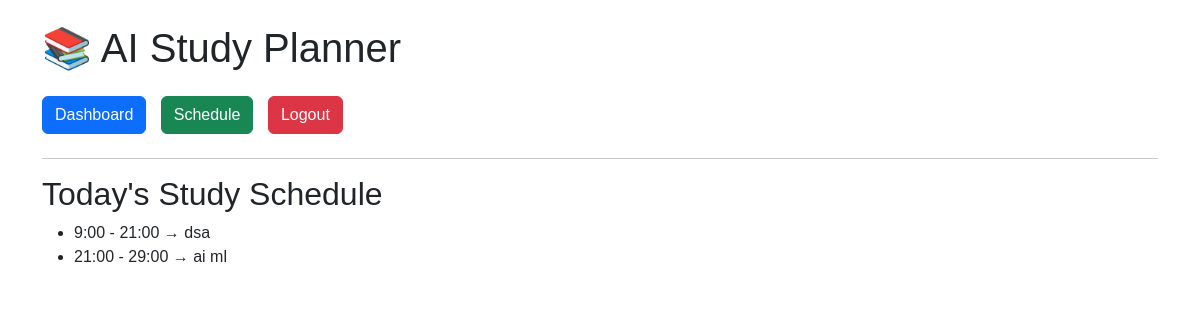
The page /schedule (signed in) on the database its author committed.
### tables this page shows
CREATE TABLE tasks (
    id INTEGER PRIMARY KEY AUTOINCREMENT,
    user_id INTEGER,
    task_name TEXT,
    category TEXT,
    duration INTEGER,
    FOREIGN KEY (user_id) REFERENCES users(id)
);

### app.py (the view)
@app.route("/schedule")
def schedule():
    if "user_id" not in session:
        return redirect("/login")
    conn = get_db()
    cursor = conn.cursor()
    cursor.execute(
        "SELECT * FROM tasks WHERE user_id=?",
        (session["user_id"],)
    )
    tasks = cursor.fetchall()
    conn.close()
    schedule = generate_schedule(tasks)
    return render_template("schedule.html", schedule=schedule)

### app.py (called while the page is built)
def get_db():
    return sqlite3.connect("study.db")

def generate_schedule(tasks):
    schedule = []
    current_time = 9
    tasks = sorted(tasks, key=lambda x: x[4], reverse=True)
    for task in tasks:
        schedule.append({
            "task": task[2],
            "start": current_time,
            "end": current_time + task[4]
        })
        current_time += task[4]
    return schedule

### templates/schedule.html
{% extends "layout.html" %}
{% block body %}
<h2>Today's Study Schedule</h2>
{% if schedule %}
<ul>
    {% for item in schedule %}
    <li>{{ item.start }}:00 - {{ item.end }}:00 → {{ item.task }}</li>
    {% endfor %}
</ul>
{% else %}
<p>No tasks found. Add some tasks from the <a href="/">Dashboard</a> first!</p>
{% endif %}
{% endblock %}

### static/styles.css (style rules this page uses)
body { font-family: Arial; margin:40px; }

### rows shown on the page
tasks: start "9", end "21", task "dsa"
tasks: start "21", end "29", task "ai ml"
